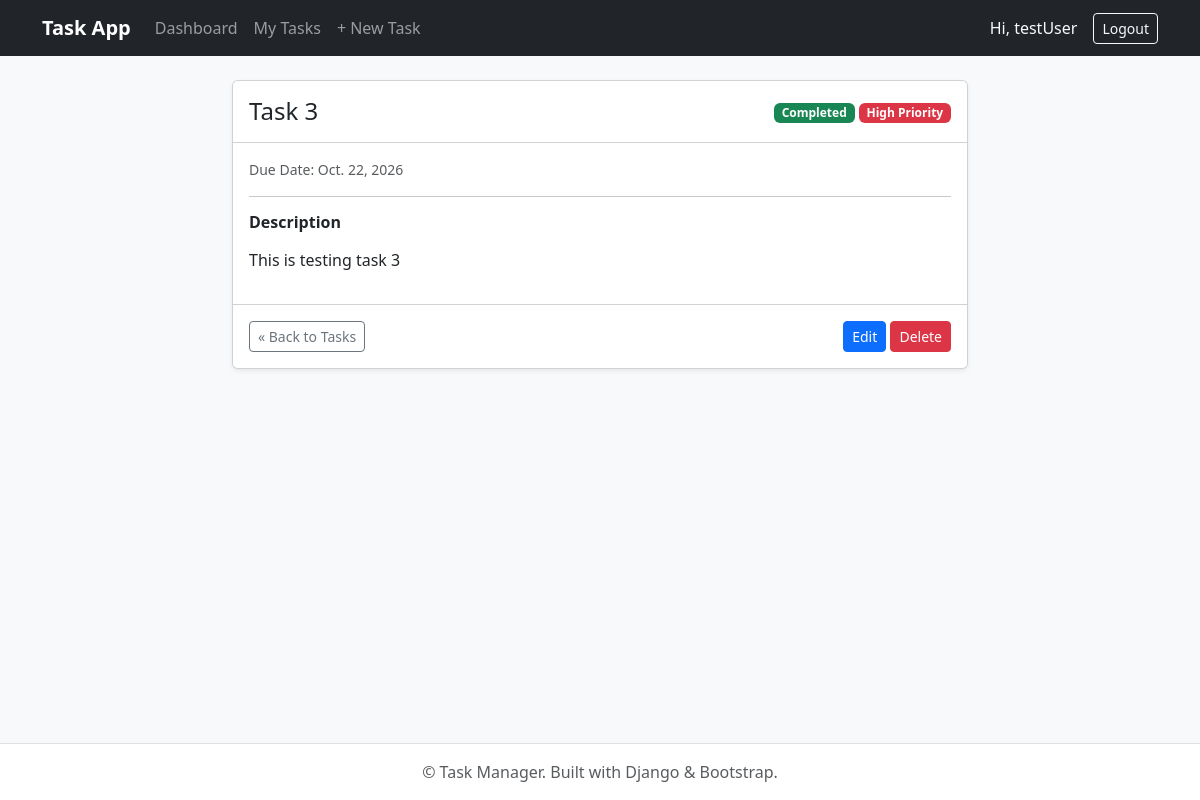
The page /tasks/4/ (signed in) on the database its author committed.
### tasks/models.py (models this page shows, shortened)
class Task(models.Model):
    class StatusChoices(models.TextChoices):
        PENDING = 'PENDING', 'Pending'
        IN_PROGRESS = 'IN_PROGRESS', 'In Progress'
        COMPLETED = 'COMPLETED', 'Completed'
    class PriorityChoices(models.TextChoices):
        LOW = 'LOW', 'Low'
        MEDIUM = 'MEDIUM', 'Medium'
        HIGH = 'HIGH', 'High'
    title = models.CharField(max_length=100)
    description = models.TextField(blank=True, null=True)
    status = models.CharField(
        max_length=20,
        choices=StatusChoices.choices,
        default=StatusChoices.PENDING
    )
    priority = models.CharField(
        max_length=10,
        choices=PriorityChoices.choices,
        default=PriorityChoices.MEDIUM
    )
    due_date = models.DateField(blank=True, null=True)
    created_at = models.DateTimeField(auto_now_add=True)
    updated_at = models.DateTimeField(auto_now=True)
    owner = models.ForeignKey(
        User,
        on_delete=models.CASCADE,
        related_name="tasks"
    )
    class Meta:
        ordering = ['-created_at']
        verbose_name = 'Task'
        verbose_name_plural = 'Tasks'

### tasks/views.py (the view)
# urls.py: path("tasks/<int:task_id>/", views.task_detail_view, name="task_detail"),
@login_required
def task_detail_view(request, task_id):
    task = get_object_or_404(Task, id=task_id, owner=request.user)
    return render(request, "tasks/task_detail.html", {"task":task})

### tasks/templates/tasks/task_detail.html (shortened to what this page needs)
{% extends 'base.html' %}
{% block content %}
<div class="row justify-content-center">
    <div class="col-md-8">
        <div class="card shadow-sm">
            <div class="card-header bg-white d-flex justify-content-between align-items-center py-3">
                <h4 class="mb-0">{{ task.title }}</h4>
                <div>
                    {% if task.status == 'COMPLETED' %}<span class="badge bg-success">Completed</span>
                    {% elif task.status == 'IN_PROGRESS' %}<span class="badge bg-info text-dark">In Progress</span>
                    {% else %}<span class="badge bg-secondary">Pending</span>{% endif %}
                    {% if task.priority == 'HIGH' %}<span class="badge bg-danger">High Priority</span>
                    {% elif task.priority == 'MEDIUM' %}<span class="badge bg-warning text-dark">Medium Priority</span>
                    {% else %}<span class="badge bg-light text-dark border">Low Priority</span>{% endif %}
                </div>
            </div>
            <div class="card-body">
                <p class="text-muted small">Due Date: {{ task.due_date|default:"None specified" }}</p>
                <hr>
                <h6 class="fw-bold">Description</h6>
                <p class="card-text">{{ task.description|default:"No description provided."|linebreaks }}</p>
            </div>
            <div class="card-footer bg-white d-flex justify-content-between align-items-center py-3">
                <a href="{% url 'task_list' %}" class="btn btn-outline-secondary btn-sm">&laquo; Back to Tasks</a>
                <div>
                    <a href="{% url 'task_edit' task.id %}" class="btn btn-primary btn-sm">Edit</a>
                    <a href="{% url 'task_delete' task.id %}" class="btn btn-danger btn-sm">Delete</a>
                </div>
            </div>
        </div>
    </div>
</div>
{% endblock %}

### tasks/templates/base.html (shortened to what this page needs)
<!DOCTYPE html>
<html lang="en">
<head>
    <link href="https://cdn.jsdelivr.net/npm/bootstrap@5.3.2/dist/css/bootstrap.min.css" rel="stylesheet">
</head>
<body class="bg-light d-flex flex-column min-vh-100">
    <nav class="navbar navbar-expand-lg navbar-dark bg-dark mb-4">
        <div class="container">
            <a class="navbar-brand fw-bold" href="{% url 'dashboard' %}">Task App</a>
            <div class="collapse navbar-collapse" id="navbarNav">
                <ul class="navbar-nav me-auto">
                    {% if user.is_authenticated %}
                        <li class="nav-item"><a class="nav-link" href="{% url 'dashboard' %}">Dashboard</a></li>
                        <li class="nav-item"><a class="nav-link" href="{% url 'task_list' %}">My Tasks</a></li>
                        <li class="nav-item"><a class="nav-link" href="{% url 'task_create' %}">+ New Task</a></li>
                    {% endif %}
                </ul>
                <ul class="navbar-nav ms-auto">
                    {% if user.is_authenticated %}
                        <li class="nav-item d-flex align-items-center me-3 text-light">Hi, {{ user.username }}</li>
                        <li class="nav-item">
                            <form method="post" action="{% url 'logout' %}" class="d-inline">
                                <button type="submit" class="btn btn-outline-light btn-sm">Logout</button>
                            </form>
                        </li>
                    {% else %}
                        <li class="nav-item"><a class="nav-link" href="{% url 'login' %}">Login</a></li>
                        <li class="nav-item"><a class="nav-link" href="{% url 'register' %}">Register</a></li>
                    {% endif %}
                </ul>
            </div>
        </div>
    </nav>
    <div class="container mb-5">
        {% block content %}{% endblock %}
    </div>
    <footer class="footer mt-auto py-3 bg-white text-center border-top">
        <div class="container">
            <span class="text-muted">&copy; Task Manager. Built with Django & Bootstrap.</span>
        </div>
    </footer>
</body>
</html>

### rows shown on the page
Task: title "Task 3", due_date "Oct. 22, 2026", description "This is testing task 3"

### other values the page prints
{{ user.username }} "testUser"
